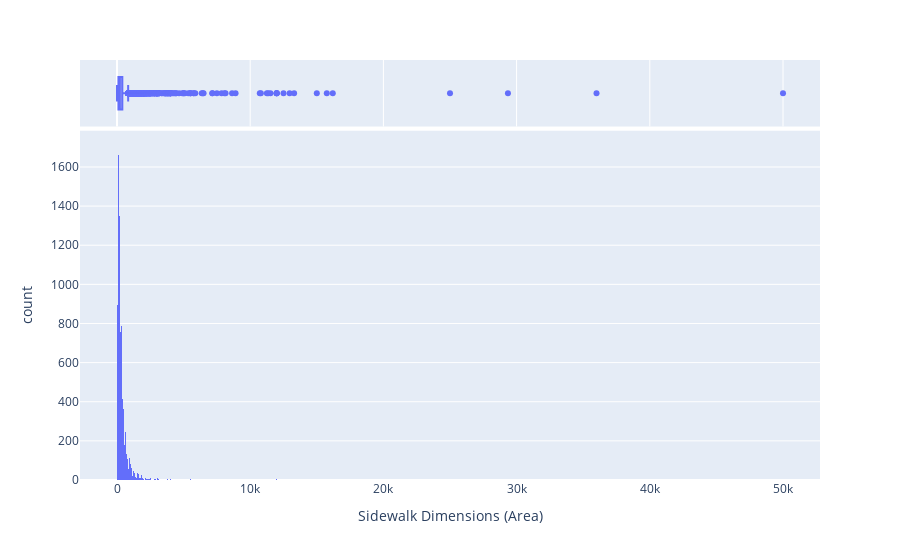

The code cell stored with this chart in its notebook:
### Code cell
# plot range of sidewalk area ranges
fig = px.histogram(processed_openRest, x="Sidewalk Dimensions (Area)",marginal="box")
fig.show()

### Figure 1 — Plotly figure (JSON) as saved in the notebook; plotly's stock layout.template omitted (floating-point values rounded to 4 significant figures; data arrays with more than 128 entries replaced by an {"elided": "..."} marker saying what was removed)
{"data": [{"alignmentgroup": "True", "bingroup": "x", "hovertemplate": "Sidewalk Dimensions (Area)=%{x}<br>count=%{y}<extra></extra>", "legendgroup": "", "marker": {"color": "#636efa", "pattern": {"shape": ""}}, "name": "", "offsetgroup": "", "orientation": "v", "showlegend": false, "type": "histogram", "x": {"elided": "14107 int values"}, "xaxis": "x", "yaxis": "y"}, {"alignmentgroup": "True", "hovertemplate": "Sidewalk Dimensions (Area)=%{x}<extra></extra>", "legendgroup": "", "marker": {"color": "#636efa"}, "name": "", "notched": true, "offsetgroup": "", "showlegend": false, "type": "box", "x": {"elided": "14107 int values"}, "xaxis": "x2", "yaxis": "y2"}], "layout": {"barmode": "relative", "legend": {"tracegroupgap": 0}, "margin": {"t": 60}, "xaxis": {"anchor": "y", "domain": [0, 1], "title": {"text": "Sidewalk Dimensions (Area)"}}, "xaxis2": {"anchor": "y2", "domain": [0, 1], "matches": "x", "showgrid": true, "showticklabels": false}, "yaxis": {"anchor": "x", "domain": [0, 0.8316], "title": {"text": "count"}}, "yaxis2": {"anchor": "x2", "domain": [0.8416, 1], "matches": "y2", "showgrid": false, "showline": false, "showticklabels": false, "ticks": ""}}}
